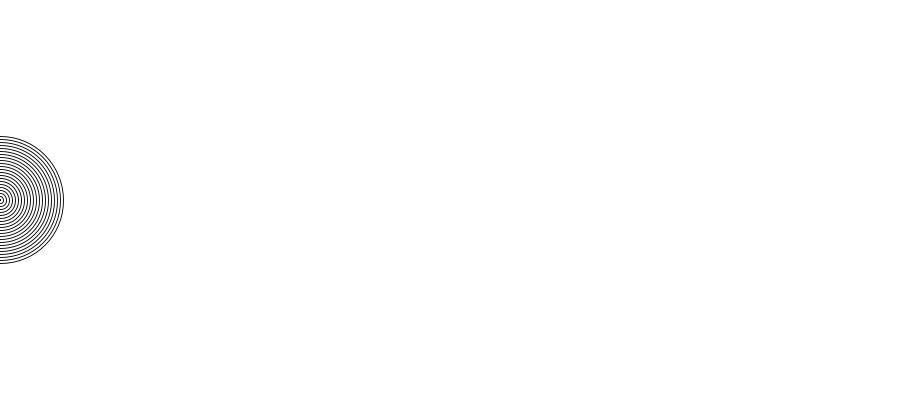
Frame 1 (no input)
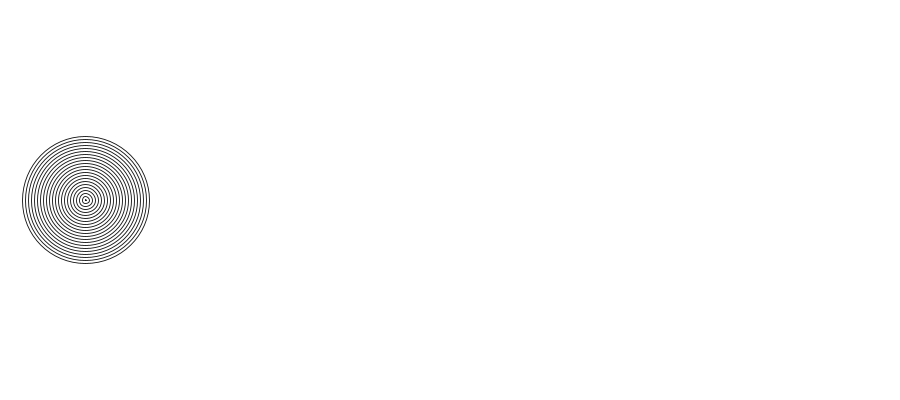
Frame 60 (the mouse pressed at the canvas centre just before this capture)
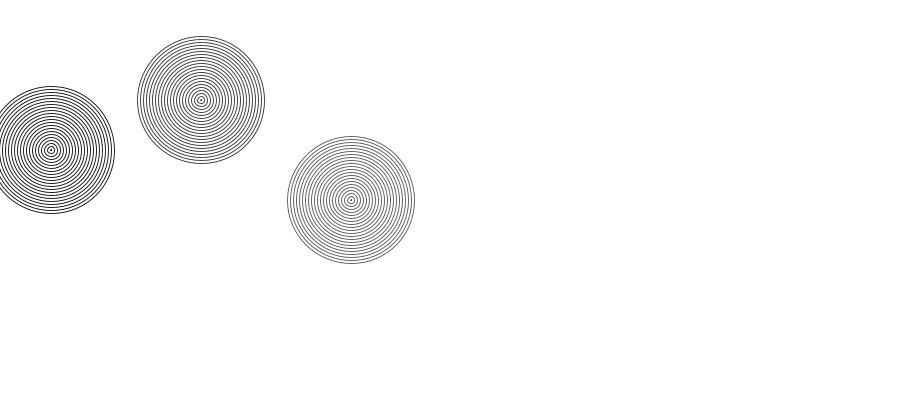
Frame 120 (the mouse held since frame 60 and released just before this capture)

The Processing sketch that drew these frames (run headless with seeded random() and noise(); from frame 60 on, the mouse is pressed at the canvas centre):

// Processing sketch: processing_65384
// ── processing_65384.pde

Ball ball1;
Ball ball2;
Ball ball3;
Ball ball4;

float gravity = 0.05;

void setup(){
size(900,400);
ball1 = new Ball(0,200,10);
ball2 = new Ball(-150,100,10);
ball3 = new Ball(-300,150,10);
ball4 = new Ball(-600,180,10);
}

void draw(){
background(255);
ball1.display();
ball1.move();
ball2.display();
ball2.move();
ball3.display();
ball3.move();
ball4.display();
ball4.move();
}

class Ball{
  
float x;
float y;
float speed;
float w;
float c;

Ball(float tempX,float tempY,float tempW){
x=tempX;
y=tempY;
w=tempW;
speed = 0;
}

void display(){
  noFill();
  float c= x/4;
  stroke(c);
  strokeWeight(0.9);
  smooth();
  for(float w= 1;w<130;w+=6){
  ellipse(x,y,w,w);
  }
  }

void move(){
  x=x+speed;
  speed = speed +gravity;
  if(x>width){
  speed = speed*-0.95;
}
}
}
